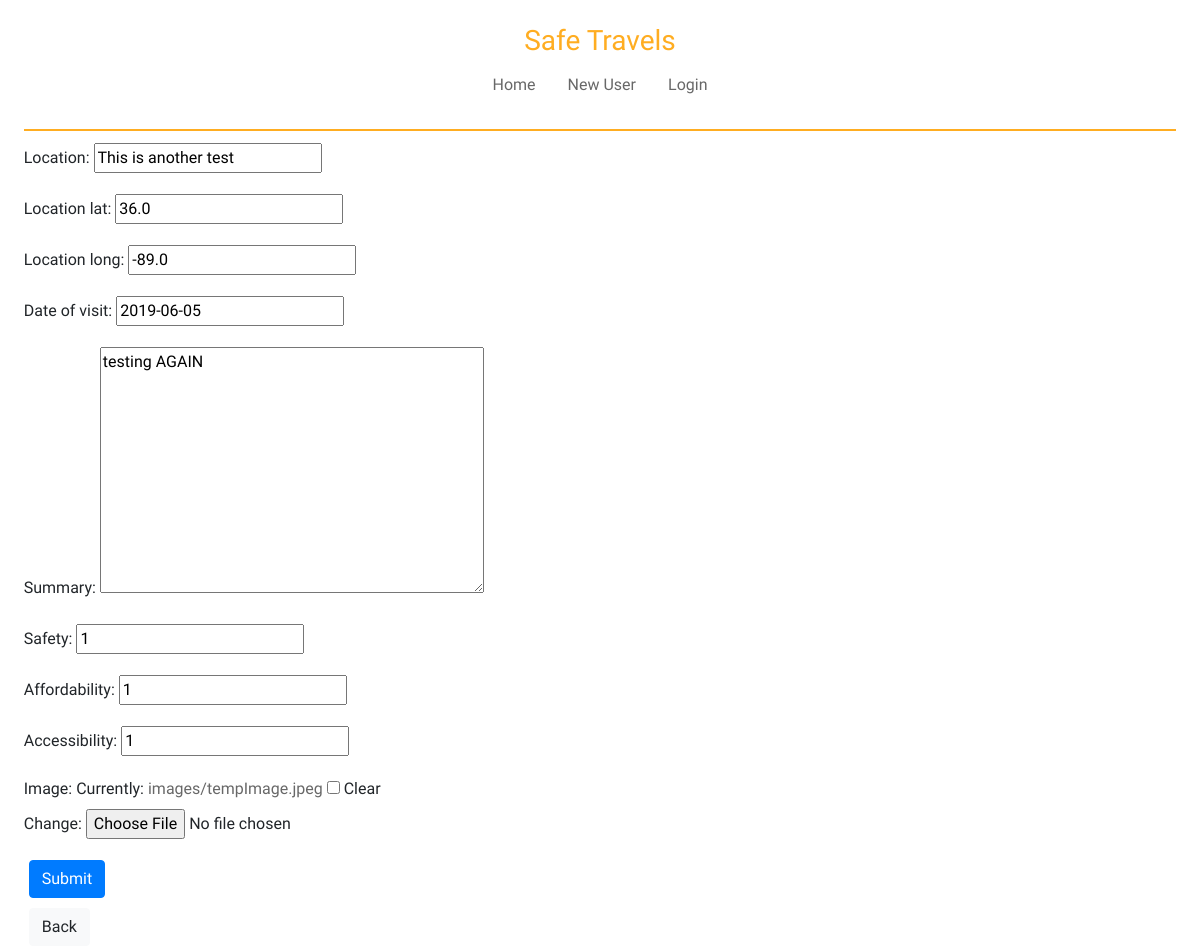
The app's page /editLog/15, older data.
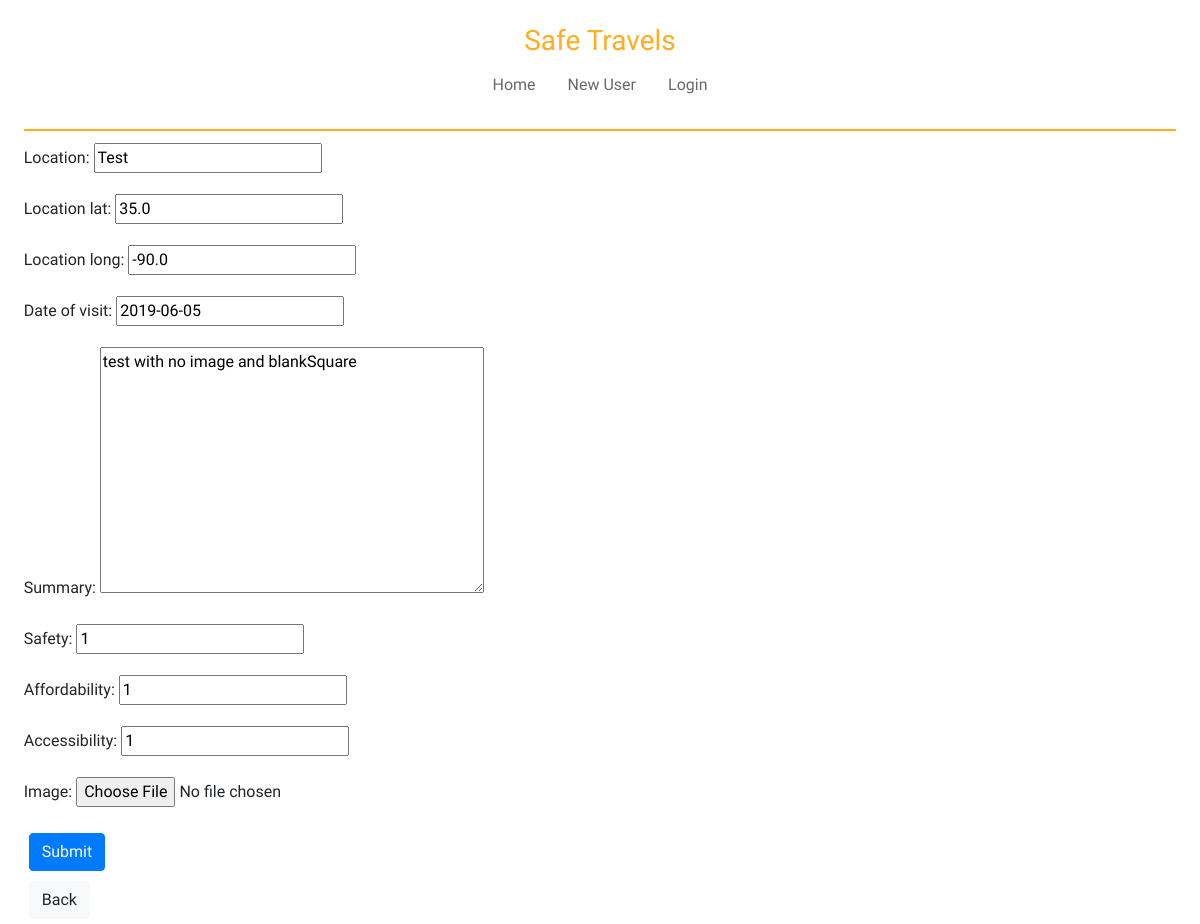
The same page, newer data.
### travelApp/models.py (models this page shows, shortened)
class LocationLog(models.Model):
    location = models.CharField(max_length=500, default='')
    location_lat = models.FloatField(default=0)
    location_long = models.FloatField(default=0)
    date_of_visit = models.DateField(default=date.today)
    summary = models.TextField(default='')
    safety = models.PositiveSmallIntegerField(default=1)
    affordability = models.PositiveSmallIntegerField(default=1)
    accessibility = models.PositiveSmallIntegerField(default=1)
    image = models.ImageField(upload_to='images', null=True, blank=True)
    userModel_fk = models.ForeignKey(UserModel, on_delete=models.CASCADE, null=True, blank=True)

### travelApp/views.py (the view)
# urls.py: path('editLog/<int:logID>', views.editLog, name='editLog'),
def editLog(request, logID):
    log = get_object_or_404(LocationLog, pk=logID)
    form = LogForm(request.POST or None, request.FILES or None, instance=log)
    if request.method == 'POST':
        form.save()
        return redirect('myLogs')
    context = {
        'form': form,
    }
    return render(request, 'travelApp/editLog.html', context)

### travelApp/forms.py
class LogForm(forms.ModelForm):
    class Meta:
        model = LocationLog
        exclude = ['userModel_fk']

### travelApp/templates/travelApp/editLog.html (shortened to what this page needs)
{% extends 'travelApp/base.html' %}
{% block content %}
<form method="POST" enctype="multipart/form-data">
    {{ form.as_p }}
    <button class="btn btn-primary">Submit</button>
</form>
<a href="{% url 'myLogs' %}"><button type="button" class="btn btn-light">Back</button></a>
{% endblock %}

Row changes from the older to the newer data that the page shows:
changed LocationLog: location "This is another test" → "Test"; location_lat "36.0" → "35.0"; location_long "-89.0" → "-90.0"; summary "testing AGAIN" → "test with no image and blankSquare"
Text that changed along with them:
form field as_p: "☐" → (not shown)
text no longer shown: "Location: Location lat: Location long: Date of visit: Summary: Safety: Affordability: Accessibility: Image: Currently: images/tempImage.jpeg Clear Change:"
text now shown: "Location: Location lat: Location long: Date of visit: Summary: Safety: Affordability: Accessibility: Image:"
